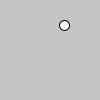
Frame 1 (no input)
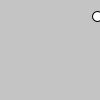
Frame 60 (the mouse pressed at the canvas centre just before this capture)
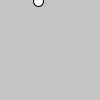
Frame 120 (the mouse held since frame 60 and released just before this capture)

The Processing sketch that drew these frames (run headless with seeded random() and noise(); from frame 60 on, the mouse is pressed at the canvas centre):

// Processing sketch: sketch_170627c
// ── sketch_170627c.pde
//buenas tardes
float x, y;//define posicion horizontal y vertical
float dx, dy;//define velocidad en x e y

void setup(){
  inicio();
}
void inicio(){
  x  = random(width);//valor entre 0 y el ancho
  y  = random(height);//valor entre 0 y el alto
  dx = random(-10, 10);//valor entre -10 y 10
  dy = random(-10, 10);//valor entre -10 y 10
}
void draw(){//brownian motion
  background(196);
  ellipse(x,y,10,10);//dibujamos ellipse en pos x,y, de tamaño 10x10px
  x += dx;
  y += dy;  
  //evaluemos los limites //continuidad // toroirdal
  if(x<0)      x+= width;
  if(x>width)  x-= width;
  if(y<0)      y+= height;
  if(y>height) y-= height;
}
